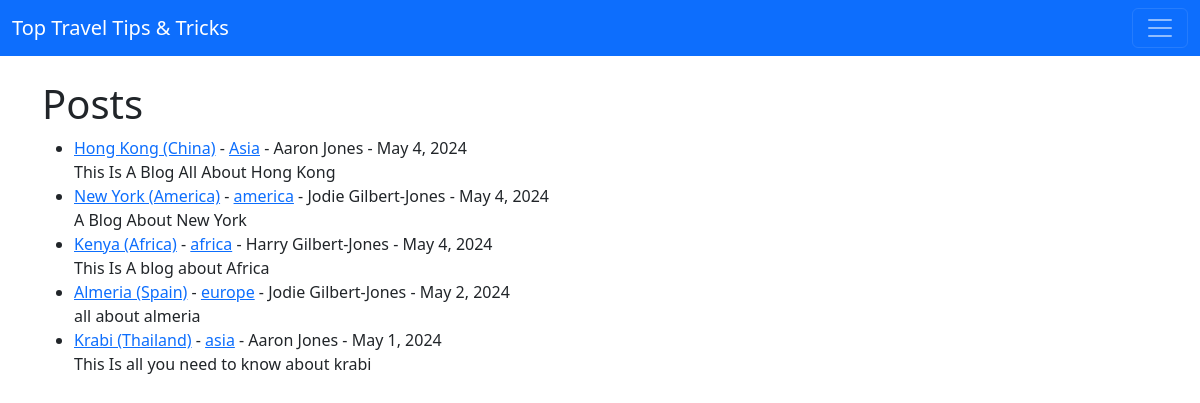
The app's page /view_post/ with its own data.
### travel_blog/models.py (models this page shows, shortened)
class Post(models.Model):
    title = models.CharField(max_length=255)
    header_image = models.ImageField(null=True, blank=True, upload_to='images/')
    title_tag = models.CharField(max_length=255)
    author = models.ForeignKey(User, on_delete=models.CASCADE)
    body = RichTextField(blank=True, null=True)
    post_date = models.DateField(auto_now_add=True)
    category = models.CharField(max_length=255)
    snippet = models.CharField(max_length=255)
    likes = models.ManyToManyField(User, related_name='blog_posts')

### travel_blog/views.py (the view)
# urls.py: path('view_post/', PostView.as_view(), name='post_view'),
class PostView(ListView):
    model = Post
    template_name = 'home.html'
    ordering = ['-post_date']
    def get_context_data(self, *args, **kwargs):
        cat_menu = Category.objects.all()
        context = super(PostView, self).get_context_data(*args, **kwargs)
        context["cat_menu"] = cat_menu
        return context

### travel_blog/models.py (called while the page is built)
    def __str__(self):
        return self.name

### travel_blog/templates/home.html (shortened to what this page needs)
{% extends 'base.html' %}
{% block content %}
<h1>Posts</h1>
<ul>
{% for post in object_list %}
<li> <a href="{% url 'article-detail' post.pk %}">{{ post.title }}</a>
    - <a href="{% url 'category' post.category|slugify %}" >{{ post.category }}</a>
     - {{ post.author.first_name }}
      {{ post.author.last_name }}
       - {{ post.post_date }}
</small><br/>
{{ post.snippet }}
</li>
{% endfor %}
</ul>
{% endblock %}

### records on screen
Post: title "Hong Kong (China)", category "Asia", author.first_name "Aaron", author.last_name "Jones", post_date "May 4, 2024", snippet "This Is A Blog All About Hong Kong"
Post: title "New York (America)", category "america", author.first_name "Jodie", author.last_name "Gilbert-Jones", post_date "May 4, 2024", snippet "A Blog About New York"
Post: title "Kenya (Africa)", category "africa", author.first_name "Harry", author.last_name "Gilbert-Jones", post_date "May 4, 2024", snippet "This Is A blog about Africa"
Post: title "Almeria (Spain)", category "europe", author.first_name "Jodie", author.last_name "Gilbert-Jones", post_date "May 2, 2024", snippet "all about almeria"
Post: title "Krabi (Thailand)", category "asia", author.first_name "Aaron", author.last_name "Jones", post_date "May 1, 2024", snippet "This Is all you need to know about krabi"
